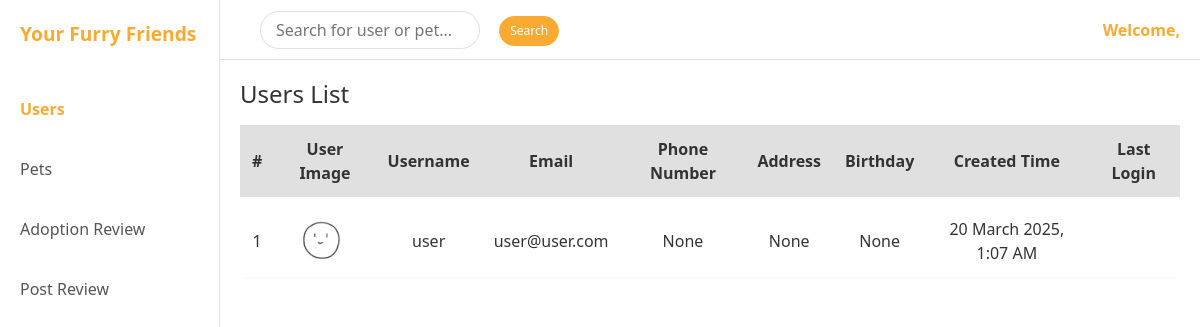
/admin-dashboard/, run on an earlier commit of the app's database.
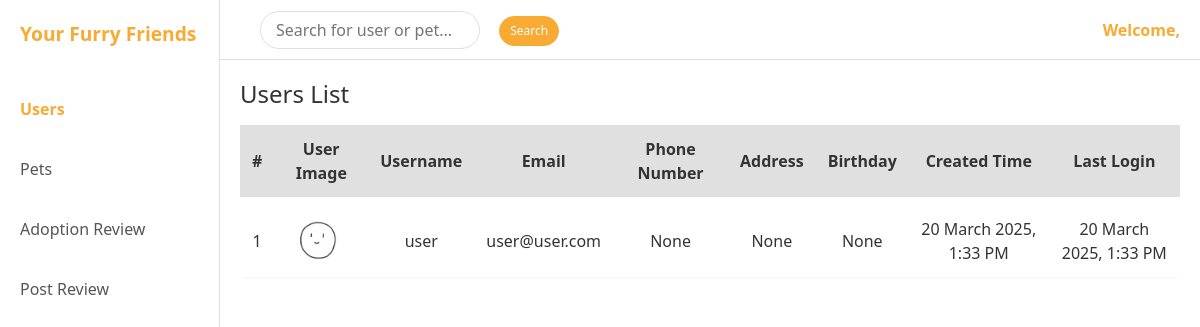
And on a later commit of the database.
### accounts/models.py (models this page shows, shortened)
class User(AbstractUser):
    email = models.EmailField(unique=False, blank=True, null=True) # 改为了false（允许了多个用户注册）
    username = models.CharField(max_length=50, unique=True)  # 自定义用户名长度
    phone_no = models.CharField(max_length=15, unique=True, null=True, blank=True)
    address = models.TextField(null=True, blank=True)
    birthday = models.DateField(null=True, blank=True)
    title = models.CharField(max_length=50, null=True, blank=True)
    user_type = models.CharField(
        max_length=20,
        choices=[('User', 'User'), ('Admin', 'Admin')],
        default='User'
    )  # 用户类型（普通用户 / 管理员）
    status = models.CharField(
        max_length=10,
        choices=[('Active', 'Active'), ('Banned', 'Banned')],
        default='Active'
    )  # 用户状态
    user_image = models.ImageField(upload_to='user_images/', null=True, blank=True)
    created_at = models.DateTimeField(auto_now_add=True)
    updated_at = models.DateTimeField(auto_now=True)

### admin_dashboard/views.py (the view, shortened to what this page needs)
# urls.py: path('', views.admin_dashboard, name='admin_dashboard'),
def admin_dashboard(request):
    keyword = request.GET.get('keyword', '').strip()
    tab = request.GET.get('tab', '')  # 获取 tab 值，避免重复计算
    users_list = User.objects.exclude(user_type='Admin').order_by('-date_joined')
    pets_list_cats = Pet.objects.filter(
        type__iexact='Cat',
        postpetinfo__status='Approved'
    ).order_by('-created_at').distinct()
    pets_list_dogs = Pet.objects.filter(
        type__iexact='Dog',
        postpetinfo__status='Approved'
    ).order_by('-created_at').distinct()
    post_list = PostPetInfo.objects.select_related('pet','user').all().order_by('-created_at')
    adoption_reviews = AdoptionReview.objects.prefetch_related(
        'adopt_info'
    ).select_related(
        'pet', 'adopter_username', 'operator_username'
    ).order_by('-applied_at')
    has_results = False  # 标记是否有搜索结果
    context = {
        "users_list": users_list,
        "pets_list_cats": pets_list_cats,
        "pets_list_dogs": pets_list_dogs,
        'adoption_reviews': adoption_reviews,
        "post_list": post_list,  # 传递 Post Review 数据
        "tab": tab,  # 传递给前端，避免 JS 误判
    }
    return render(request, 'admin_dashboard/admin_dashboard.html', context)

### templates/admin_dashboard/admin_dashboard.html (shortened to what this page needs)
<!DOCTYPE html>
<html lang="en">
<head>
  <link href="https://cdn.jsdelivr.net/npm/bootstrap@5.3.0/dist/css/bootstrap.min.css" rel="stylesheet" />
</head>
<body>
  <div class="sidebar">
    <div class="logo">Your Furry Friends</div>
    <div class="nav-item">
      <a href="#" id="nav-users" class="active">Users</a>
    </div>
    <div class="nav-item">
      <a href="#" id="nav-pets">Pets</a>
    </div>
    <div class="nav-item">
      <a href="#" id="nav-adoption">Adoption Review</a>
    </div>
    <div class="nav-item">
      <a href="#" id="nav-postreview">Post Review</a>
    </div>
  </div>
  <div class="topbar">
    <div class="search-filter">
      <form method="GET" action="{% url 'admin_dashboard:admin_dashboard' %}">
        <input type="text" id="searchInput" name="keyword" placeholder="Search for user or pet..." value="{{ request.GET.keyword|default:'' }}">
        <button id="searchButton" type="submit" class="btn btn-orange btn-search">Search</button>
      </form>
    </div>
    <div class="admin-dropdown">
      <a href="#" class="welcome-text" data-bs-toggle="modal" data-bs-target="#logoutModal">
        Welcome, {{ request.user.username }}
      </a>
    </div>
  </div>
  <div class="main-content">
    <div id="users-section">
      <h4>Users List</h4>
      <div class="scroll-container">
        <table class="table-custom">
          <thead>
            <tr>
              <th>#</th>
              <th>User Image</th>
              <th>Username</th>
              <th>Email</th>
              <th>Phone Number</th>
              <th>Address</th>
              <th>Birthday</th>
              <th>Created Time</th>
              <th>Last Login</th>
            </tr>
          </thead>
          <tbody id="users-tbody">
          {% for user in users_list %}
            <tr>
              <td>{{ forloop.counter }}</td>
              <td>
                {% if user.user_image %}
                  <img src="{{ user.user_image.url }}" alt="{{ user.username }}" class="avatar">
                {% else %}
                  <img src="https://via.placeholder.com/40" alt="No Image" class="avatar">
                {% endif %}
              </td>
              <td>{{ user.username }}</td>
              <td>{{ user.email }}</td>
              <td>{{ user.phone_no }}</td>
              <td>{{ user.address }}</td>
              <td>{{ user.birthday }}</td>
              <td>{{ user.date_joined|date:"j F Y, g:i A" }}</td>
              <td>{{ user.last_login|date:"j F Y, g:i A" }}</td>
            </tr>
          {% empty %}
            <tr>
              <td colspan="9">No registered users yet.</td>
            </tr>
          {% endfor %}
          </tbody>
        </table>
      </div>
    </div>
  </div>
</body>
</html>

What changed in the data, as far as the page shows it:
changed User "user": date_joined "20 March 2025, 1:07 AM" → "20 March 2025, 1:33 PM"; last_login (not shown) → "20 March 2025, 1:33 PM"
